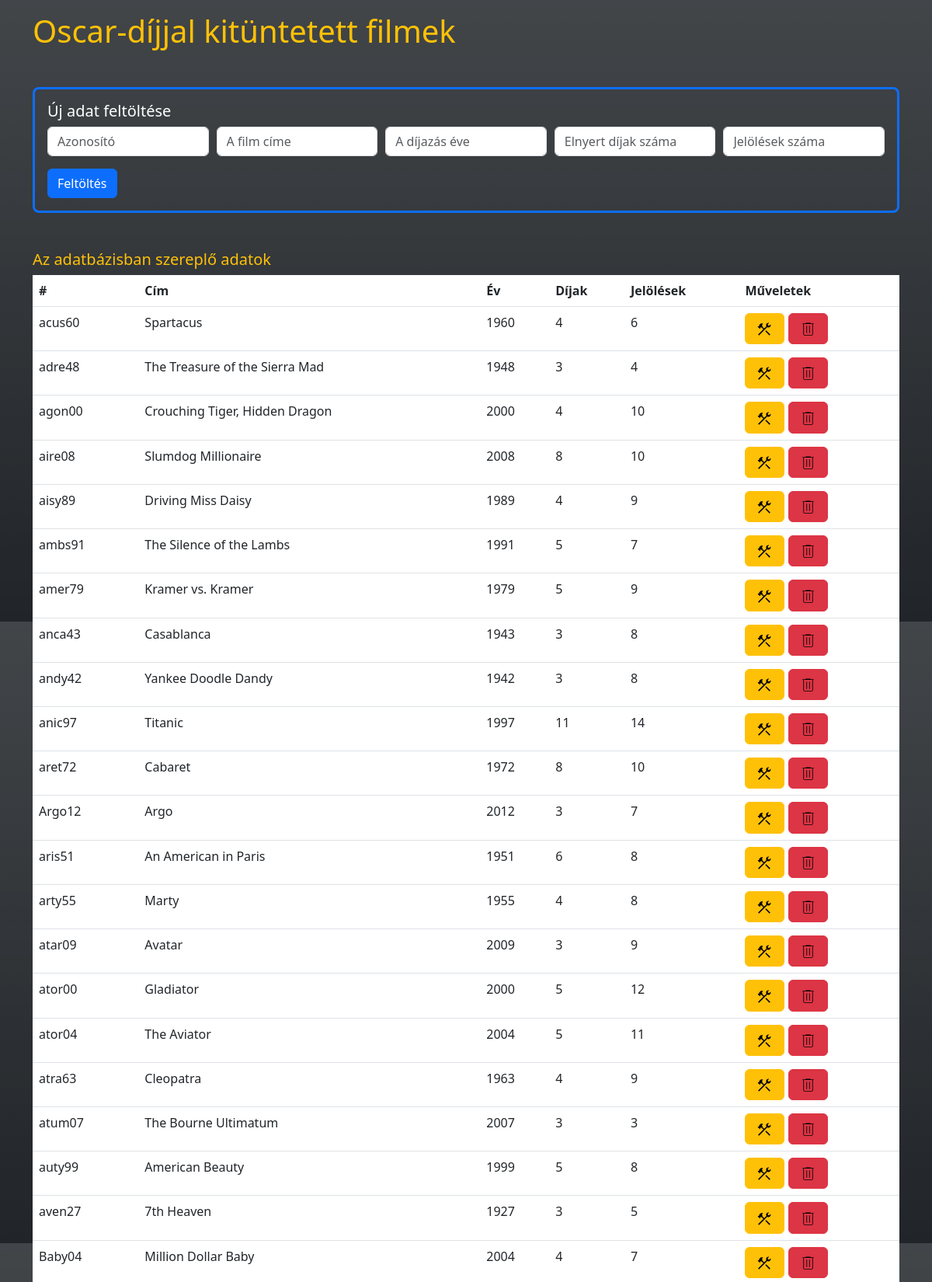
Screenshot of /webalkalmazas/oscar/index.php (upper part) with the database file from the repository.
### tables this page shows
CREATE TABLE `filmek` (
  `azon` varchar(15) NOT NULL,
  `cim` varchar(255) DEFAULT NULL,
  `ev` int(4) DEFAULT NULL,
  `dij` int(2) DEFAULT NULL,
  `jelol` int(2) DEFAULT NULL
);

### webalkalmazas/oscar/index.php (the view, shortened to what this page needs)
<!DOCTYPE html>
<html lang="hu">
<head>
    <link href="https://cdn.jsdelivr.net/npm/bootstrap@5.3.0-alpha3/dist/css/bootstrap.min.css" rel="stylesheet">
    <link rel="stylesheet" href="style.css">
</head>
<body class="bg-dark bg-gradient">
    <div class="container pt-3">
        <h1 class="text-warning">Oscar-díjjal kitüntetett filmek</h1>
        <form class="mt-5 p-3 border border-3 rounded-3 border-primary" action="add.php" method="post">
            <h5 class="text-white">Új adat feltöltése</h5>
            <div class="mb-3" id="form">
                <input type="text" class="form-control m-" id="azon" placeholder="Azonosító" name="azon">
                <input type="text" class="form-control" id="cim" placeholder="A film címe" name="cim">
                <input type="number" class="form-control" id="ev" placeholder="A díjazás éve" name="ev">
                <input type="number" class="form-control" id="dij" placeholder="Elnyert díjak száma" name="dij">
                <input type="number" class="form-control" id="jelol" placeholder="Jelölések száma" name="jelol">
            </div>
            <button type="submit" class="btn btn-primary">Feltöltés</button>
        </form>
        <div class="mt-5" id="adatbazis">
            <h5 class="text-warning">Az adatbázisban szereplő adatok</h5>
            <table class="table">
                <thead>
                    <tr class="text-white">
                        <th scope="col">#</td>
                        <th scope="col">Cím</td>
                        <th scope="col">Év</td>
                        <th scope="col">Díjak</td>
                        <th scope="col">Jelölések</td>
                        <th scope="col">Műveletek</td>
                    </tr>
                </thead>
                <tbody>
                    <?php
                        $conn = mysqli_connect("localhost", "root", "")
                            or die("Csatlakozási hiba");
                        mysqli_select_db($conn, "oscar");
                        $sql = "SELECT * FROM filmek;";
                        $filmek = mysqli_query($conn, $sql);
                        while($sor=mysqli_fetch_assoc($filmek)){
                    ?>
                        <tr class="text-white">
                            <td><?php print($sor["azon"]); ?></th>
                            <td><?php print($sor["cim"]); ?></td>
                            <td><?php print($sor["ev"]); ?></td>
                            <td><?php print($sor["dij"]); ?></td>
                            <td><?php print($sor["jelol"]); ?></td>
                            <td>
                                <a href="update.php?azon=<?php print $sor['azon'] ?>" class="btn btn-warning"><img src="img/update.svg" alt="Módosítás"></a>
                                <a href="delete.php?azon=<?php print $sor['azon'] ?>" class="btn btn-danger"><img src="img/delete.svg" alt="Törlés"></a>
                            </td>
                        </tr>
                    <?php
                        }
                    ?>
                </tbody>
            </table>
        </div>
    </div>
</body>
</html>

### webalkalmazas/oscar/style.css (style rules this page uses)
#form { display: flex; gap: 10px }

### rows the page displays
filmek: azon "acus60", cim "Spartacus", ev "1960", dij "4", jelol "6"
filmek: azon "adre48", cim "The Treasure of the Sierra Mad", ev "1948", dij "3", jelol "4"
filmek: azon "agon00", cim "Crouching Tiger, Hidden Dragon", ev "2000", dij "4", jelol "10"
filmek: azon "aire08", cim "Slumdog Millionaire", ev "2008", dij "8", jelol "10"
filmek: azon "aisy89", cim "Driving Miss Daisy", ev "1989", dij "4", jelol "9"
filmek: azon "ambs91", cim "The Silence of the Lambs", ev "1991", dij "5", jelol "7"
filmek: azon "amer79", cim "Kramer vs. Kramer", ev "1979", dij "5", jelol "9"
filmek: azon "anca43", cim "Casablanca", ev "1943", dij "3", jelol "8"
filmek: azon "andy42", cim "Yankee Doodle Dandy", ev "1942", dij "3", jelol "8"
filmek: azon "anic97", cim "Titanic", ev "1997", dij "11", jelol "14"
filmek: azon "aret72", cim "Cabaret", ev "1972", dij "8", jelol "10"
filmek: azon "Argo12", cim "Argo", ev "2012", dij "3", jelol "7"
filmek: azon "aris51", cim "An American in Paris", ev "1951", dij "6", jelol "8"
filmek: azon "arty55", cim "Marty", ev "1955", dij "4", jelol "8"
filmek: azon "atar09", cim "Avatar", ev "2009", dij "3", jelol "9"
filmek: azon "ator00", cim "Gladiator", ev "2000", dij "5", jelol "12"
filmek: azon "ator04", cim "The Aviator", ev "2004", dij "5", jelol "11"
filmek: azon "atra63", cim "Cleopatra", ev "1963", dij "4", jelol "9"
filmek: azon "atum07", cim "The Bourne Ultimatum", ev "2007", dij "3", jelol "3"
filmek: azon "auty99", cim "American Beauty", ev "1999", dij "5", jelol "8"
filmek: azon "aven27", cim "7th Heaven", ev "1927", dij "3", jelol "5"
filmek: azon "Baby04", cim "Million Dollar Baby", ev "2004", dij "4", jelol "7"
